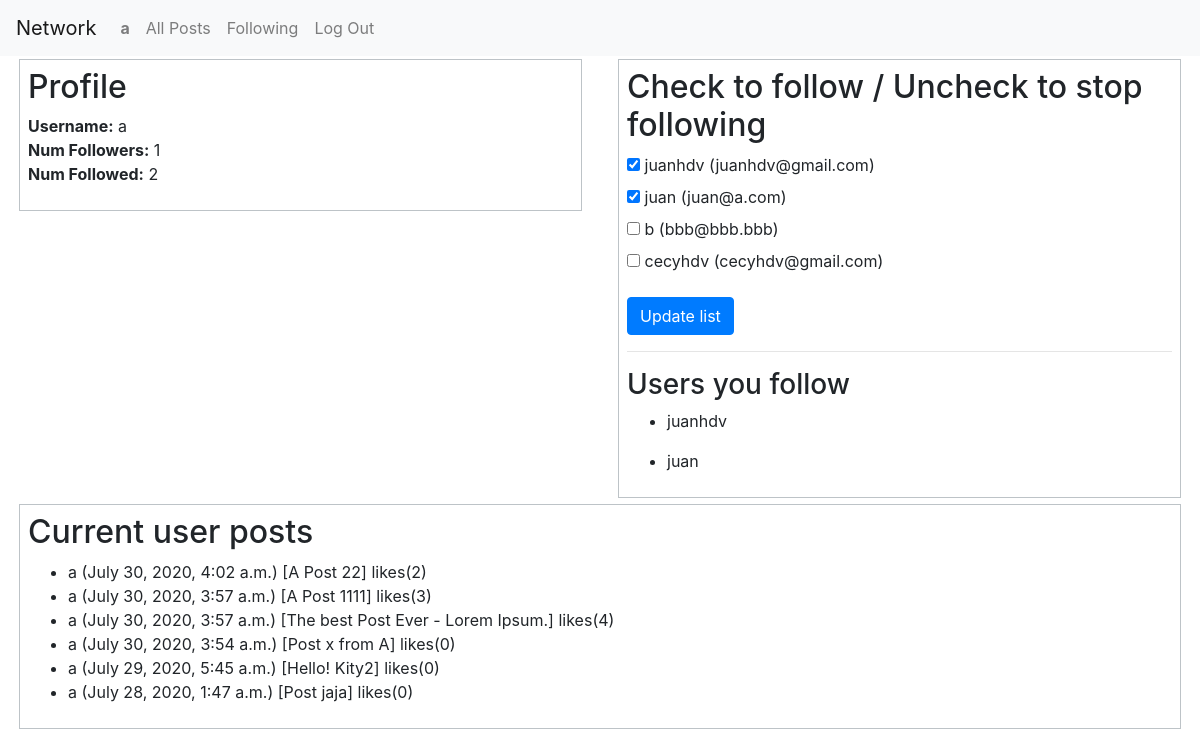
The page /profile (signed in) on the database its author committed.
### network/models.py (models this page shows, shortened)
class User(AbstractUser):
	likes = models.ManyToManyField('Post',related_name="fans") # Likes & fans
	follows = models.ManyToManyField('self',symmetrical=False,related_name="followers")

class Post(models.Model):
	author = models.ForeignKey(User, on_delete=models.CASCADE) # One User relates to Many Posts
	datetime = models.DateTimeField(auto_now=False, auto_now_add=True) # default=timezone.now
	content = models.CharField(max_length=280) # Like twitter length
	totallikes = models.IntegerField(default=0)

### network/views.py (the view, shortened to what this page needs)
# urls.py: path("profile", views.profile, name="profile"),
def profile(request):
    if request.method == "GET":
        usrCurrent = User.objects.get(username=request.user.username) # Get current user object
        usrAll = User.objects.exclude(username=request.user.username) # Get users list, without current user
        numFollowers = usrCurrent.followers.all().count() # Get number of followers of current user <user_set>=<Followers>
        followed = usrCurrent.follows.all()
        numFollowed = followed.count() # Get number of users the current user follows
        posts = Post.objects.filter (author=usrCurrent).order_by(F('datetime').desc()) # Get posts of current user; first the recentest
        return render(request, "network/profile.html", {
            "usrCurrent": usrCurrent,
            "usrAll": usrAll,
            "numFollowers": numFollowers,
            "numFollowed": numFollowed,
            "followed": list(followed),
            "posts": posts
        })

### network/templates/network/profile.html (shortened to what this page needs)
{% extends "network/layout.html" %}
{% block body %}
<div class="row">
	<div class="col-xs-6 col-sm-6 col-md-6 col-lg-6 col-lg-6">
		<div class="bordered">
			<h2>Profile</h2>
			<div class="form-group">
				<strong>Username:</strong> {{ usrCurrent.username }}<br>
				<strong>Num Followers:</strong> {{ numFollowers }}<br>
				<strong>Num Followed:</strong>  {{ numFollowed }}
			</div>
		</div>
	</div>
	<div class="col-xs-6 col-sm-6 col-md-6 col-lg-6 col-lg-6">
		<div class="bordered">
			<h2>Check to follow / Uncheck to stop following</h2>
			<form action="{% url 'profile' %}" method="post">
        		<div class="form-group">
				{% if usrAll is not None %}
				{% for u in usrAll %}
					<input type="checkbox" id="{{ u.username }} " name="followed" value="{{ u.username }}" {% if u in followed %}checked{% endif %}>
					<label for="u.username">{{ u.username }} ({{ u.email }})</label><br>
				{% endfor %}
				{% endif %}
		        </div>
        		<input class="btn btn-primary" type="submit" value="Update list">
		    </form>
		    <hr>
		    <h3>Users you follow</h3>
			{% for u in followed %}
		    <ul>
		    	<li>{{u.username}}</li>
		    </ul>
		    {% endfor %}
		</div>
	</div>
</div>
<div class="row">
	<div class="col-xs-12 col-sm-12 col-md-12 col-lg-12 col-lg-12">
		<div class="bordered">
			{% if posts is not None %}
			<h2>Current user posts</h2>
			<ul>
			{% for p in posts %}
				<li>{{ p.author.username }} ({{ p.datetime }}) [{{ p.content }}] likes({{ p.totallikes }})</li>
			{% endfor %}
			</ul>
			{% endif %}
		</div>
	</div>
</div>
{% endblock %}

### network/templates/network/layout.html (shortened to what this page needs)
{% load static %}
<!DOCTYPE html>
<html lang="en">
    <head>
        <link rel="stylesheet" href="https://stackpath.bootstrapcdn.com/bootstrap/4.4.1/css/bootstrap.min.css">
        <link rel="stylesheet" href="{% static 'network/styles.css' %}">
    </head>
    <body>
        <nav class="navbar navbar-expand-lg navbar-light bg-light">
            <a class="navbar-brand" href="#">Network</a>
            <div>
              <ul class="navbar-nav mr-auto">
                {% if user.is_authenticated %}
                    <li class="nav-item">
                        <a class="nav-link" href="{% url 'profile' %}"><strong>{{ user.username }}</strong></a>
                    </li>
                {% endif %}
                <li class="nav-item">
                  <a class="nav-link" href="{% url 'index' %}">All Posts</a>
                </li>
                {% if user.is_authenticated %}
                    <li class="nav-item">
                        <a class="nav-link" href="{% url 'following' %}">Following</a>
                    </li>
                    <li class="nav-item">
                        <a class="nav-link" href="{% url 'logout' %}">Log Out</a>
                    </li>
                {% endif %}
              </ul>
            </div>
          </nav>
        <div class="body">
            {% block body %}
            {% endblock %}
        </div>
    </body>
</html>

### network/static/network/styles.css (style rules this page uses)
.body { margin: 0 1em; }
.bordered { padding: 0.5em; margin: 3px; border: 1px solid #bdc3c7; }

### rows shown on the page
User: username "a"
User: followed "☑", username "juanhdv", email "juanhdv@gmail.com"
User: followed "☑", username "juan", email "juan@a.com"
User: username "b", email "bbb@bbb.bbb"
User: username "cecyhdv", email "cecyhdv@gmail.com"
Post: author.username "a", datetime "July 30, 2020, 4:02 a.m.", content "A Post 22", totallikes "2"
Post: author.username "a", datetime "July 30, 2020, 3:57 a.m.", content "A Post 1111", totallikes "3"
Post: author.username "a", datetime "July 30, 2020, 3:57 a.m.", content "The best Post Ever - Lorem Ipsum.", totallikes "4"
Post: author.username "a", datetime "July 30, 2020, 3:54 a.m.", content "Post x from A", totallikes "0"
Post: author.username "a", datetime "July 29, 2020, 5:45 a.m.", content "Hello! Kity2", totallikes "0"
Post: author.username "a", datetime "July 28, 2020, 1:47 a.m.", content "Post jaja", totallikes "0"

### other values the page prints
{{ numFollowers }} "1"
{{ numFollowed }} "2"
